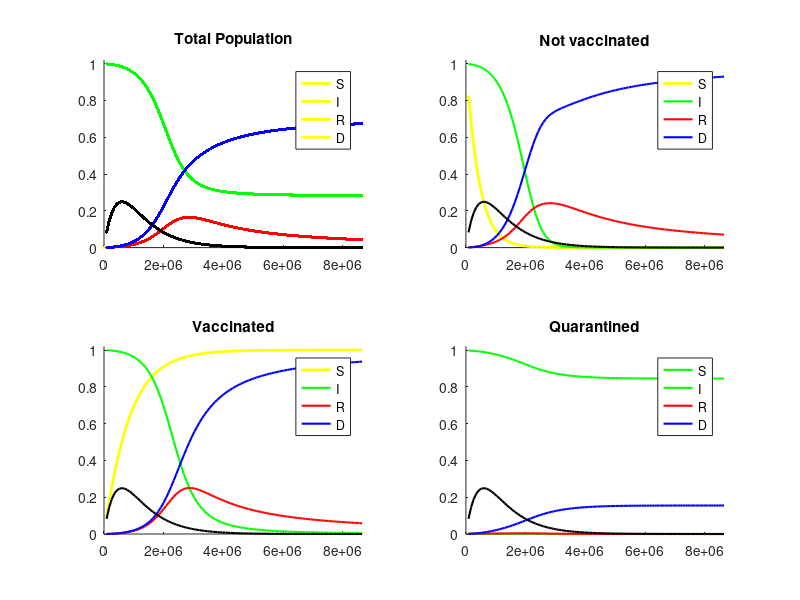

MATLAB code to generate this figure:
day      = 60*60*24; % Day length (s).
tmax     = day * 100; % Duration of the simulation (s).
clockmax = 100 ;% Number of time steps.
dt = tmax/clockmax ;% Calculates the duration of each time step.

%% Model Parameters
A           = 1/day;  % infectivity 
B           = 0.5/day;  % recovery rate 

a           = [A, A/2, 0];
b           = [B, B/2, B];
ra          = 0.5;         % reinfection multiplier

betaH       = 0*0.001/day;   % birthrate for healthy
betaI       = betaH * (1/4); % birthrate for ill 

deltaH      = betaH;       % Death rate for healthy individuals
deltaI      = [deltaH * 5, deltaH * 5 /2,  deltaH * 5]; % Death rate for infected individuals

vr          = 0.1/day;       % Vaccination rate
qr          = 0.1/day;       % Quarantine rate

%% Initial Conditions
N =     [100000,        0,     0] ; % Total population
I =     [100,         0,     0] ; % Infected
S =     [N(1)-I(1),   0,     0] ; % Susceptible 
R =     [0,           0,     0] ; % Recovered
D =     [0,           0,     0] ; % Total Deceased

%% Initialization for Plotting
tsave = zeros(clockmax, 1);
Ssave = zeros(clockmax, 3);
Isave = zeros(clockmax, 3);
Rsave = zeros(clockmax, 3);
Dsave = zeros(clockmax, 3);
Nsave = zeros(clockmax, 3);
Usave = zeros(clockmax, 3);
Vsave = zeros(clockmax, 3);
Qsave = zeros(clockmax, 3);

%% Create the figure and subplots
figure;

subplot(2,2,1);
hold on
hS1 = plot(tsave(1:clockmax), sum(Ssave(1:clockmax)), 'y', 'LineWidth', 2);
hS1 = plot(tsave(1:clockmax), sum(Ssave(1:clockmax)), 'g', 'LineWidth', 1.5);
hI1 = plot(tsave(1:clockmax), sum(Isave(1:clockmax)), 'r', 'LineWidth', 1.5);
hR1 = plot(tsave(1:clockmax), sum(Rsave(1:clockmax)), 'b', 'LineWidth', 1.5);
hD1 = plot(tsave(1:clockmax), sum(Dsave(1:clockmax)), 'k', 'LineWidth', 1.5);
legend({'S','I','R', 'D'},'Location','northeast')
axis([0, tmax, 0, 1.02])
title('Total Population')

subplot(2,2,2);
hold on
hU  = plot(tsave(1:clockmax), Usave(1:clockmax), 'y', 'LineWidth', 2);
hS2 = plot(tsave(1:clockmax), Ssave(1:clockmax, 1), 'g', 'LineWidth', 1.5);
hI2 = plot(tsave(1:clockmax), Isave(1:clockmax, 1), 'r', 'LineWidth', 1.5);
hR2 = plot(tsave(1:clockmax), Rsave(1:clockmax, 1), 'b', 'LineWidth', 1.5);
hD2 = plot(tsave(1:clockmax), Dsave(1:clockmax, 1), 'k', 'LineWidth', 1.5);
legend({'S','I','R', 'D'},'Location','northeast')
axis([0, tmax, 0, 1.02])
title('Not vaccinated')

subplot(2,2,3);
hold on
hV  = plot(tsave(1:clockmax), Vsave(1:clockmax), 'y', 'LineWidth', 2);
hS3 = plot(tsave(1:clockmax), Ssave(1:clockmax, 2), 'g', 'LineWidth', 1.5);
hI3 = plot(tsave(1:clockmax), Isave(1:clockmax, 2), 'r', 'LineWidth', 1.5);
hR3 = plot(tsave(1:clockmax), Rsave(1:clockmax, 2), 'b', 'LineWidth', 1.5);
hD3 = plot(tsave(1:clockmax), Dsave(1:clockmax, 2), 'k', 'LineWidth', 1.5);
legend({'S','I','R', 'D'},'Location','northeast')
axis([0, tmax, 0, 1.02])
title('Vaccinated')

subplot(2,2,4);
hold on
hQ  = plot(tsave(1:clockmax), Qsave(1:clockmax), 'g', 'LineWidth', 1.5);
hS4 = plot(tsave(1:clockmax), Ssave(1:clockmax, 3), 'g', 'LineWidth', 1.5);
hI4 = plot(tsave(1:clockmax), Isave(1:clockmax, 3), 'r', 'LineWidth', 1.5);
hR4 = plot(tsave(1:clockmax), Rsave(1:clockmax, 3), 'b', 'LineWidth', 1.5);
hD4 = plot(tsave(1:clockmax), Dsave(1:clockmax, 3), 'k', 'LineWidth', 1.5);
legend({'S','I','R', 'D'},'Location','northeast')
axis([0, tmax, 0, 1.02])
title('Quarantined')

drawnow update;

%% Main Simulation Loop
for clock = 1:clockmax
    t = clock*dt; % Updates current time

    % Calculating populational changes
    ptrans = (I(1) + I(2)) / (N(1) + N(2));

  
    Sbirths = dt * (betaH * (sum(S)+sum(R)) + betaI * sum(I));
    Sinf = dt * ptrans * a .* S;
    Sdie = dt * deltaH * S;

    Idie = dt * deltaI .* I;

    Rnew = dt * b .* I;
    Rinf = dt * ptrans * ra * a .* R;
    Rdie = dt * deltaH * R;
    
    % Calculating final values of variables
    S = S + [Sbirths, 0, 0] - Sdie - Sinf;
    I = I + Sinf + Rinf - Idie - Rnew;
    R = R + Rnew - Rinf - Rdie;
    D = D + Sdie + Idie + Rdie;
    
    S(1) = S(1) - S(1) * (qr+vr) * dt;
    S(3) = S(3) + S(1) * qr * dt - S(3) * vr * dt;
    S(2) = S(2) + S(1) * vr * dt + S(3) * vr * dt;
    
    I(1) = I(1) - I(1) * qr * dt;
    I(3) = I(3) + I(1) * qr * dt;
    
    R(1) = R(1) - R(1) * (qr+vr) * dt;
    R(3) = R(3) + R(1) * qr * dt - R(3) * vr * dt;
    R(2) = R(2) + R(1) * vr * dt + R(3) * vr * dt;


    N = S + R + I;
    
    % Update tsave, Ssave, Isave, Rsave, Dsave
    tsave(clock) = t; 
    Ssave(clock, :) = S ./ N;
    Isave(clock, :) = I ./ N;
    Rsave(clock, :) = R ./ N;
    Dsave(clock, :) = D ./ N;
    
    Usave(clock, :) = N(1) / sum(N);
    Vsave(clock, :) = N(2) / sum(N);
    Dsave(clock, :) = N(3) / sum(N);
    
    % Update the plots in the first subplot
    subplot(2,2,1)
    set(hS1, 'XData', tsave(1:clock), 'YData', sum(Ssave(1:clock, :), 2)/3);
    set(hI1, 'XData', tsave(1:clock), 'YData', sum(Isave(1:clock, :), 2)/3);
    set(hR1, 'XData', tsave(1:clock), 'YData', sum(Rsave(1:clock, :), 2)/3);
    set(hD1, 'XData', tsave(1:clock), 'YData', sum(Dsave(1:clock, :), 2)/3);


    % Update the plots in the second subplot
    subplot(2,2,2)
    set(hU, 'XData',  tsave(1:clock), 'YData', Usave(1:clock));
    set(hS2, 'XData', tsave(1:clock), 'YData', Ssave(1:clock, 1));
    set(hI2, 'XData', tsave(1:clock), 'YData', Isave(1:clock, 1));
    set(hR2, 'XData', tsave(1:clock), 'YData', Rsave(1:clock, 1));
    set(hD2, 'XData', tsave(1:clock), 'YData', Dsave(1:clock, 1));

     % Update the plots in the first subplot
    subplot(2,2,3)
    set(hV, 'XData',  tsave(1:clock), 'YData', Vsave(1:clock));
    set(hS3, 'XData', tsave(1:clock), 'YData', Ssave(1:clock, 2));
    set(hI3, 'XData', tsave(1:clock), 'YData', Isave(1:clock, 2));
    set(hR3, 'XData', tsave(1:clock), 'YData', Rsave(1:clock, 2));
    set(hD3, 'XData', tsave(1:clock), 'YData', Dsave(1:clock, 2));

    % Update the plots in the second subplot
    subplot(2,2,4)
    set(hQ, 'XData',  tsave(1:clock), 'YData', Qsave(1:clock));
    set(hS4, 'XData', tsave(1:clock), 'YData', Ssave(1:clock, 3));
    set(hI4, 'XData', tsave(1:clock), 'YData', Isave(1:clock, 3));
    set(hR4, 'XData', tsave(1:clock), 'YData', Rsave(1:clock, 3));
    set(hD4, 'XData', tsave(1:clock), 'YData', Dsave(1:clock, 3));
    
    drawnow; % Update the plot
    
end
